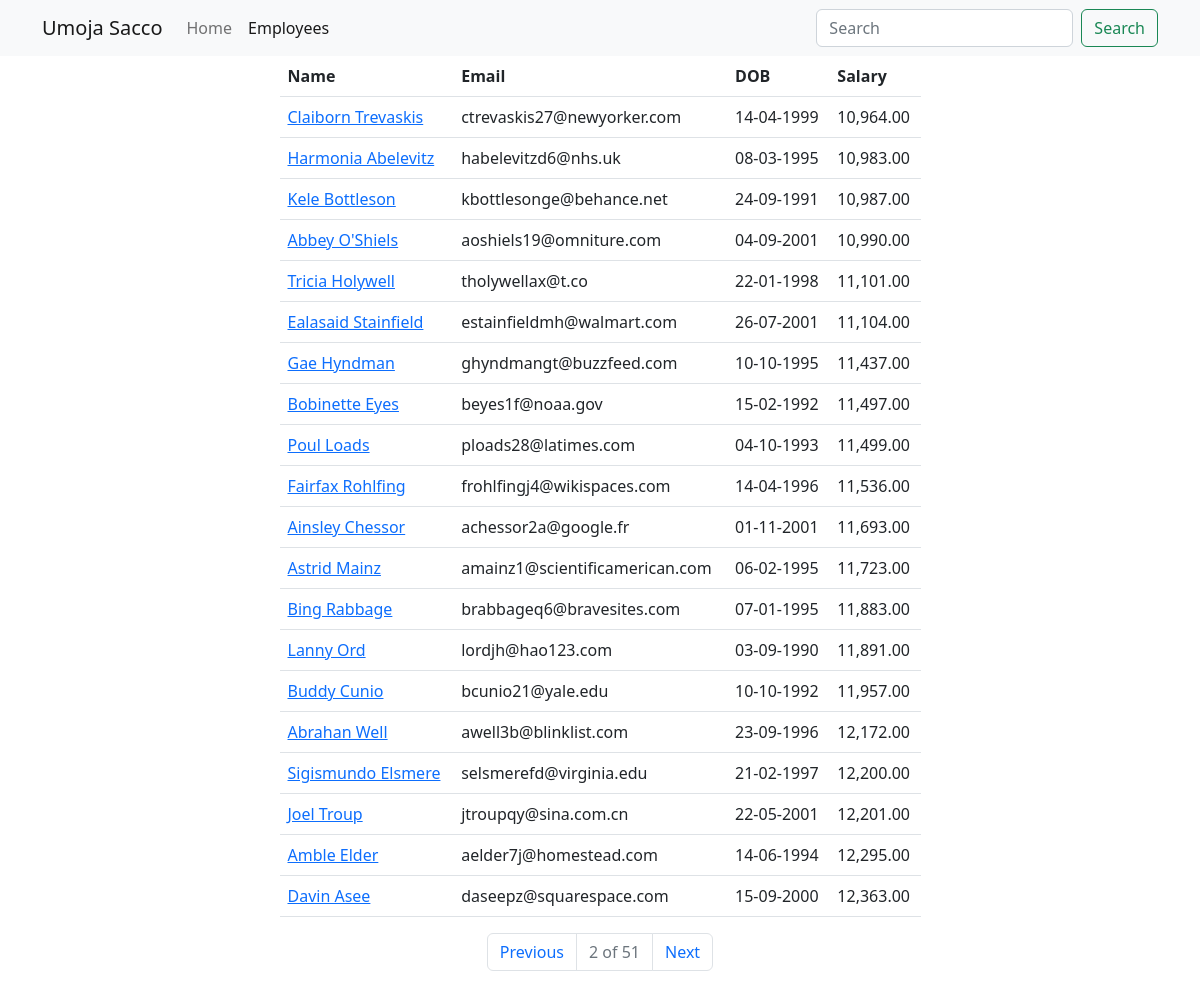
Page /employees?page=2 on the committed database.
### main_app/models.py (models this page shows, shortened)
class Employee(models.Model):
    name = models.CharField(max_length=40)
    email = models.EmailField(unique=True)
    dob = models.DateField(null=True)
    salary = models.DecimalField(max_digits=7, decimal_places=2)  # 67000.58
    disabled = models.BooleanField(default=False)
    profile = models.ImageField(upload_to=unique_img_name, null=True, default="employees/employee.png")
    created_at = models.DateTimeField(auto_now_add=True, null=True)  # Once during creation
    updated_at = models.DateTimeField(auto_now=True, null=True)  # Every time an update happens
    class Meta:
        verbose_name = 'Employee'
        verbose_name_plural = 'Employees'
        ordering = ["salary"]

### main_app/views.py (the view)
# urls.py: path('employees', views.all_employees, name="all"),
def all_employees(request):
    employees = Employee.objects.all()  # SELECT * FROM employees
    paginator = Paginator(employees, 20)
    page_number = request.GET.get("page")
    data = paginator.get_page(page_number)
    return render(request, "all_employees.html", {"employees": data})

### templates/all_employees.html (shortened to what this page needs)
{% extends "base_template.html" %}
{% load humanize %}
{% block content %}
    {% include 'navbar.html' %}
    <div class="container">
        <div class="row justify-content-center">
            <div class="col-sm-7">
                <table class="table">
                    <thead>
                    <tr>
                        <th>Name</th>
                        <th>Email</th>
                        <th>DOB</th>
                        <th>Salary</th>
                    </tr>
                    </thead>
                    <tbody>
                    {% for employee in employees %}
                        <tr>
                            <td>
                                <a href="/employees/{{ employee.id }}">{{ employee.name | title }}</a>
                            </td>
                            <td>{{ employee.email }}</td>
                            <td>{{ employee.dob | date:'d-m-Y' }}</td>
                            <td>{{ employee.salary | intcomma }}</td>
                        </tr>
                    {% endfor %}
                    </tbody>
                </table>
                <nav aria-label="Page navigation example">
                    <ul class="pagination justify-content-center">
                        {% if employees.has_previous %}
                            <li class="page-item">
                                <a class="page-link" href='?page={{ employees.previous_page_number }}'>Previous</a>
                            </li>
                        {% else %}
                            <li class="page-item disabled">
                                <a class="page-link" href='' tabindex="-1" aria-disabled="True">Previous</a>
                            </li>
                        {% endif %}
                           <li class="page-item disabled">
                                <a class="page-link" href='' tabindex="-1" aria-disabled="True">{{ employees.number }} of {{ employees.paginator.num_pages }}</a>
                            </li>
                        {% if employees.has_next %}
                            <li class="page-item">
                                <a class="page-link" href='?page={{ employees.next_page_number }}'>Next</a>
                            </li>
                        {% else %}
                            <li class="page-item disabled">
                                <a class="page-link" href='' tabindex="-1" aria-disabled="True">Next</a>
                            </li>
                        {% endif %}
                    </ul>
                </nav>
            </div>
        </div>
    </div>
{% endblock %}

### rows in the picture
Employee: name "Claiborn Trevaskis", email "ctrevaskis27@newyorker.com", dob "14-04-1999", salary "10,964.00"
Employee: name "Harmonia Abelevitz", email "habelevitzd6@nhs.uk", dob "08-03-1995", salary "10,983.00"
Employee: name "Kele Bottleson", email "kbottlesonge@behance.net", dob "24-09-1991", salary "10,987.00"
Employee: name "Abbey O'Shiels", email "aoshiels19@omniture.com", dob "04-09-2001", salary "10,990.00"
Employee: name "Tricia Holywell", email "tholywellax@t.co", dob "22-01-1998", salary "11,101.00"
Employee: name "Ealasaid Stainfield", email "estainfieldmh@walmart.com", dob "26-07-2001", salary "11,104.00"
Employee: name "Gae Hyndman", email "ghyndmangt@buzzfeed.com", dob "10-10-1995", salary "11,437.00"
Employee: name "Bobinette Eyes", email "beyes1f@noaa.gov", dob "15-02-1992", salary "11,497.00"
Employee: name "Poul Loads", email "ploads28@latimes.com", dob "04-10-1993", salary "11,499.00"
Employee: name "Fairfax Rohlfing", email "frohlfingj4@wikispaces.com", dob "14-04-1996", salary "11,536.00"
Employee: name "Ainsley Chessor", email "achessor2a@google.fr", dob "01-11-2001", salary "11,693.00"
Employee: name "Astrid Mainz", email "amainz1@scientificamerican.com", dob "06-02-1995", salary "11,723.00"
Employee: name "Bing Rabbage", email "brabbageq6@bravesites.com", dob "07-01-1995", salary "11,883.00"
Employee: name "Lanny Ord", email "lordjh@hao123.com", dob "03-09-1990", salary "11,891.00"
Employee: name "Buddy Cunio", email "bcunio21@yale.edu", dob "10-10-1992", salary "11,957.00"
Employee: name "Abrahan Well", email "awell3b@blinklist.com", dob "23-09-1996", salary "12,172.00"
Employee: name "Sigismundo Elsmere", email "selsmerefd@virginia.edu", dob "21-02-1997", salary "12,200.00"
Employee: name "Joel Troup", email "jtroupqy@sina.com.cn", dob "22-05-2001", salary "12,201.00"
Employee: name "Amble Elder", email "aelder7j@homestead.com", dob "14-06-1994", salary "12,295.00"
Employee: name "Davin Asee", email "daseepz@squarespace.com", dob "15-09-2000", salary "12,363.00"

### other values in the picture
{{ employees.number }} "2"
{{ employees.paginator.num_pages }} "51"
